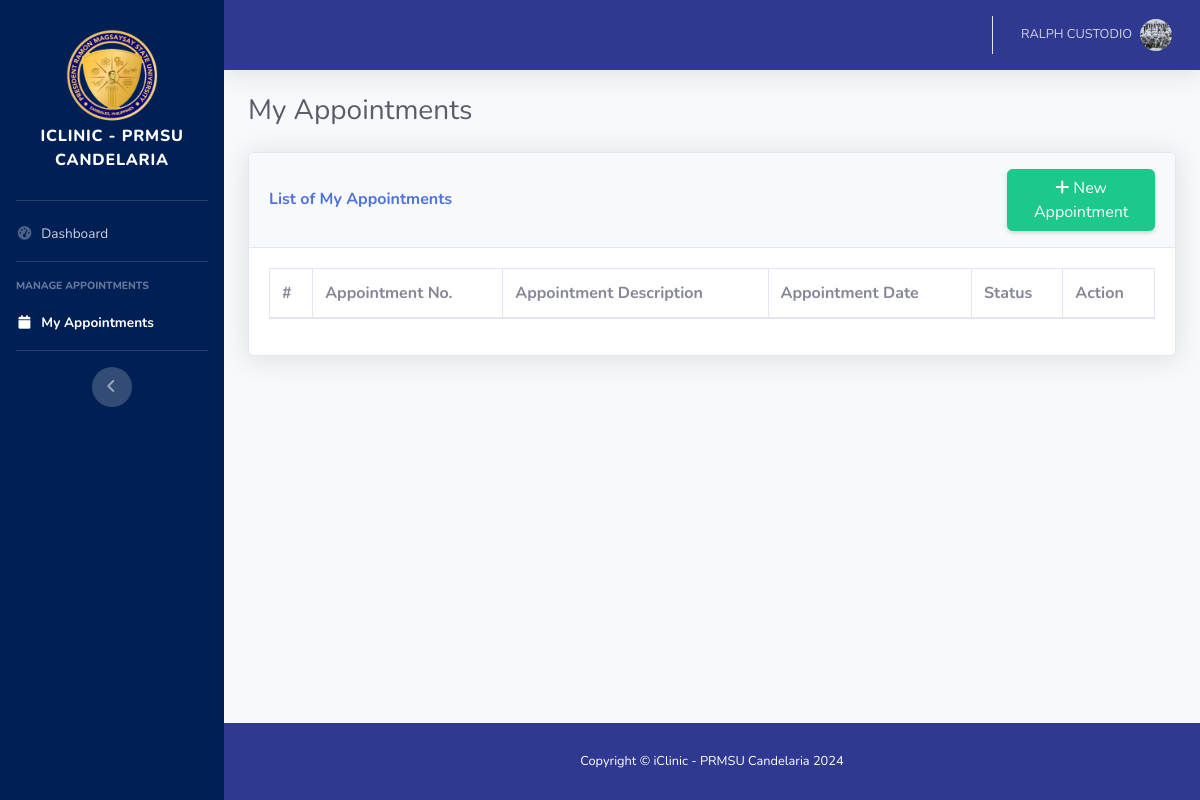
/student/appointments.php (signed in), run on an earlier commit of the app's database.
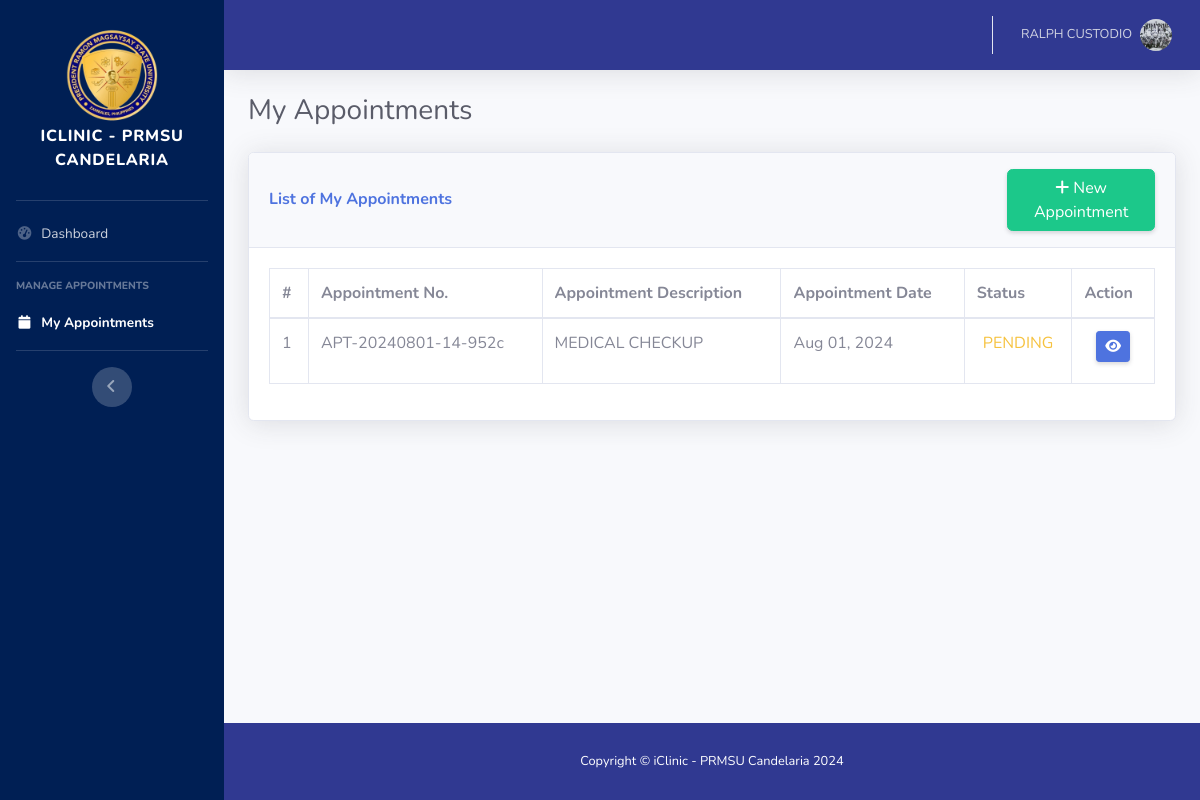
And on a later commit of the database.
### tables this page shows
CREATE TABLE `appointment_tbl` (
  `appointment_id` int(11) NOT NULL,
  `appointment_no` varchar(255) NOT NULL,
  `appointment_description` varchar(255) NOT NULL,
  `appointment_description_others` varchar(255) NOT NULL,
  `appointment_date` date NOT NULL,
  `appointment_status` varchar(50) NOT NULL,
  `user_id` int(11) NOT NULL,
  `deleted` tinyint(1) NOT NULL DEFAULT 0
);

### student/appointments.php (the view, shortened to what this page needs)
<!DOCTYPE html>
<html lang="en">
<?php include './include/head.php'; ?>
<body id="page-top">
    <div id="wrapper">
        <?php include './include/sidebar.php'; ?>
        <div id="content-wrapper" class="d-flex flex-column">
            <div id="content">
                <?php include './include/topbar.php'; ?>
                <div class="container-fluid">
                    <div class="d-sm-flex align-items-center justify-content-between mb-4">
                        <h1 class="h3 mb-0 text-gray-800">My Appointments</h1>
                    </div>
                    <div class="row">
                        <div class="col-xl-12 col-lg-12">
                            <div class="card shadow mb-4">
								<div class="card-header py-3 d-flex flex-column flex-md-row">
								    <div class="col-12 col-md-6 d-flex align-items-center justify-content-start mx-0 px-0 mb-2 mb-md-0">
								        <h6 class="font-weight-bold text-primary mb-0">List of My Appointments</h6>
								    </div>
								    <div class="col-12 col-md-6 d-flex align-items-center justify-content-end mx-0 px-0">
								    	<div class="col-12 col-md-4 float-right mx-0 px-0">
								        	<a data-toggle="modal" data-target="#addNew" class="btn btn-success shadow-sm w-100 h-100"><i class="fa-solid fa-plus mr-1"></i>New Appointment</a>
								        </div>
								    </div>
								</div>
                                <div class="card-body">
                                    <div class="table-responsive">
                                        <table class="table table-bordered nowrap" id="myTable" width="100%" cellspacing="0">
                                            <thead class="">
                                                <tr>
                                                    <th scope="col">#</th>
                                                    <th scope="col">Appointment No.</th>
                                                    <th scope="col">Appointment Description</th>
                                                    <th scope="col">Appointment Date</th>
                                                    <th scope="col">Status</th>
                                                    <th scope="col">Action</th>
                                                </tr>
                                            </thead>
                                            <tbody>
                                            <?php
                                                require '../db/dbconn.php';
                                                $user_id = $_SESSION['user_id'];
                                                $display_appointments = "
                                                					SELECT apt.*
																	FROM appointment_tbl apt
																	INNER JOIN user_tbl ut ON ut.user_id = apt.user_id
																	INNER JOIN student_tbl st ON st.user_id = ut.user_id
																	WHERE apt.deleted = 0 AND apt.user_id = '$user_id';
                                                					";
                                                $sqlQuery = mysqli_query($con, $display_appointments) or die(mysqli_error($con));
                                                $counter = 1;
                                                while($row = mysqli_fetch_array($sqlQuery)){
                                                    $appointment_id = $row['appointment_id'];
                                                    $appointment_no = $row['appointment_no'];
                                                    $appointment_description = $row['appointment_description'];
                                                    $appointment_date = $row['appointment_date'];
                                                    $appointment_status = $row['appointment_status'];
            										$formatted_date = date('M d, Y', strtotime($appointment_date));
                                                    if ($appointment_status == 'PENDING') {
                                                        $status_text = "<p class='text-warning text-center'>PENDING</p>";
                                                    } elseif ($appointment_status == 'APPROVED') {
                                                        $status_text = "<p class='text-success text-center'>APPROVED</p>";
                                                    } elseif ($appointment_status == 'COMPLETED') {
                                                        $status_text = "<p class='text-primary text-center'>COMPLETED</p>";
                                                    }
                                            ?>
                                        <tr>
                                            <td class=""><?php echo $counter; ?></td>
                                            <td class=""><?php echo $appointment_no; ?></td>
                                            <td class=""><?php echo $appointment_description; ?></td>
                                            <td class=""><?php echo $formatted_date; ?></td>
                                            <td class=""><?php echo $status_text; ?></td>
                                            <td class="text-center">
                                                <a class="btn btn-sm shadow-sm btn-primary" data-toggle="modal" data-target="#view_<?php echo $appointment_id; ?>"><i class="fa-solid fa-eye"></i></a>
                                            </td>
                                        </tr>
                                        <?php
                                            $counter++;
                                        }
                                        ?>
                                        </tbody>
                                        </table>
                                    </div>
                                </div>
                            </div>
                        </div>
                    </div>
                </div>
            </div>
            <?php include './include/footer.php'; ?>
        </div>
    </div>
</body>
</html>

### student/include/head.php (shortened to what this page needs)
<head>
    <link href="../vendor/fontawesome-free/css/all.min.css" rel="stylesheet" type="text/css">
    <link href="../css/sb-admin-2.min.css" rel="stylesheet">
    <link rel="stylesheet" href="https://cdn.datatables.net/1.10.18/css/dataTables.bootstrap4.min.css">
    <link rel="stylesheet" href="https://cdn.jsdelivr.net/npm/sweetalert2@11.10.5/dist/sweetalert2.min.css">
    <link rel="stylesheet" href="https://cdnjs.cloudflare.com/ajax/libs/lightbox2/2.11.4/css/lightbox.min.css" />
</head>

### student/include/sidebar.php
<ul class="navbar-nav sidebar sidebar-dark accordion text-white" id="accordionSidebar" style="background-color: #001f54;">
    <li class="text-center">
        <a class="sidebar-brand align-items-center justify-content-center" href="index.php">
            <div class="sidebar-brand-icon">
                <img src="../img/prmsu_cande.png" alt="" style="width: 100px; height: auto;">
            </div>
            <div class="">
                <div class="sidebar-brand-text mt-2">iClinic - PRMSU Candelaria</div>
            </div>
        </a>
    </li>
    <hr class="sidebar-divider my-1">
    <li class="nav-item">
        <a class="nav-link" href="index.php">
            <i class="fas fa-fw fa-tachometer-alt"></i>
            <span>Dashboard</span></a>
    </li>
    <hr class="sidebar-divider">
    <div class="sidebar-heading">
        Manage Appointments
    </div>
    <li class="nav-item">
        <a class="nav-link" href="appointments.php">
            <i class="fas fa-fw fa-calendar"></i>
            <span>My Appointments</span></a>
    </li>
    <hr class="sidebar-divider d-none d-md-block">
    <div class="text-center d-none d-md-inline">
        <button class="rounded-circle border-0" id="sidebarToggle"></button>
    </div>
</ul>

### student/include/topbar.php (shortened to what this page needs)
<nav class="navbar navbar-expand navbar-light topbar mb-4 static-top shadow text-white" style="background-color: #303991;">
    <ul class="navbar-nav ml-auto">
        <li class="nav-item dropdown no-arrow">
            <a class="nav-link dropdown-toggle" href="#" id="userDropdown" role="button"
                data-toggle="dropdown" aria-haspopup="true" aria-expanded="false">
                <span class="mr-2 d-none d-lg-inline small">
                    <?php
                        if (isset($_SESSION['fullname'])) {
                            echo $_SESSION['fullname'];
                        }else{
                            echo "Guest User";
                        }
                    ?>
                </span>
                <?php
                    if (isset($_SESSION['profile']) && $_SESSION['profile']!="") {
                        $profile_pic = $_SESSION['profile'];
                    }else{
                        $profile_pic = "prmsu_cande.png";
                    }
                ?>
                <img class="img-profile rounded-circle"
                    src="../img/profiles/<?php echo $profile_pic; ?>">
            </a>
        </li>
    </ul>
</nav>

### student/include/footer.php
<footer class="sticky-footer text-white" style="background-color: #303991;">
    <div class="container my-auto">
        <div class="copyright text-center my-auto">
            <span>Copyright &copy; iClinic - PRMSU Candelaria 2024</span>
        </div>
    </div>
</footer>

What changed in the data, as far as the page shows it:
added appointment_tbl: appointment_no "APT-20240801-14-952c", appointment_description "MEDICAL CHECKUP", appointment_date "Aug 01, 2024", appointment_status "PENDING"
